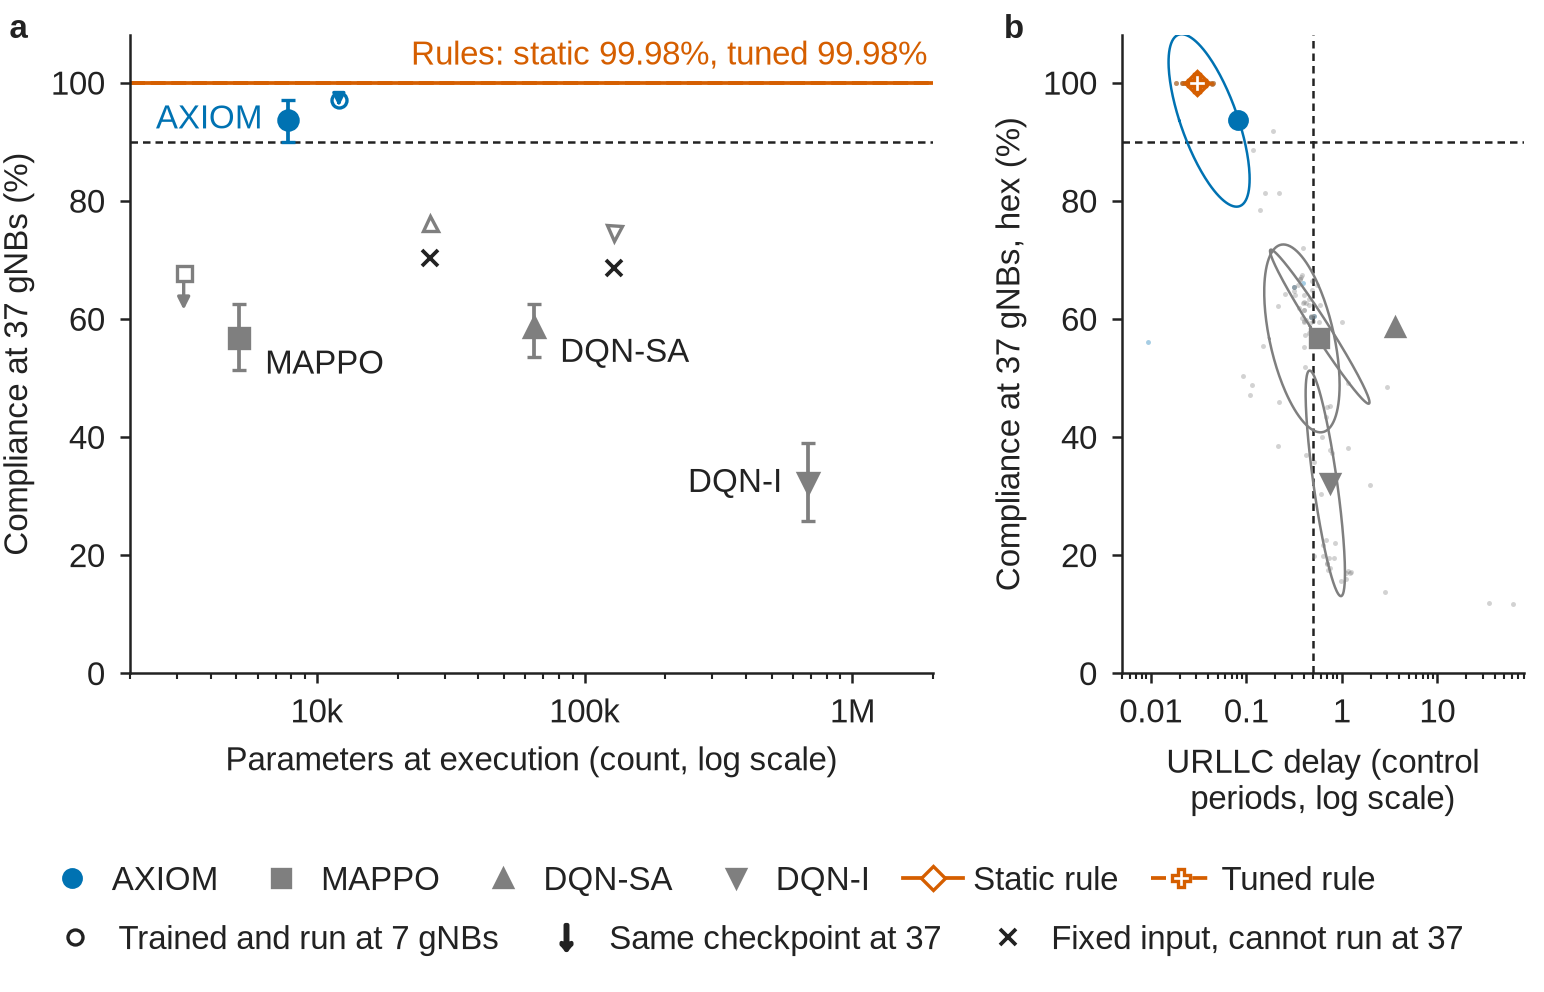

This chart was generated by the following Python code:
#!/usr/bin/env python3
"""Fig. 10, option B: trade-off scatter. Every value comes from data.json (data.py).

a, parameters at execution (log) against priority-slice compliance at 37 gNBs (Env A). Learned controllers trained at
37 gNBs as points with 95% bootstrap CIs; rules as horizontal reference lines. For AXIOM and MAPPO an arrow runs from
the 7-gNB checkpoint's compliance at 7 gNBs to the same checkpoint's compliance at 37 gNBs (measured, M92). DQN-SA and
DQN-I are marked at their 7-gNB size with a cross, since their input size is fixed.
b, URLLC backlog delay (log) against compliance at 37 gNBs on the hex layout, paired per seed; ellipses are one
standard deviation of the per-seed points, covariance taken in log10 delay and compliance.
Run: python fig10_B.py
"""
import os
import sys

import numpy as np
import matplotlib as mpl

sys.path.insert(0, os.path.dirname(os.path.abspath(__file__)))
import style as S  # noqa: E402
from data import load  # noqa: E402

S.setup()
import matplotlib.pyplot as plt  # noqa: E402

D = load()
LBL = {"axiom2": (0.8, 0.0, "right"), "mappo_tuned": (1.25, -4.5, "left"), "single_agent_dqn": (1.25, -4.5, "left"),
       "independent_dqn": (0.8, 0.0, "right")}
XOFF = {"axiom2": 1.55, "mappo_tuned": 0.62}       # arrows drawn beside the 37-gNB point so the two never overlap


def panel_a(ax):
    P, sla, c7, tr = D["params"], D["sla37"], D["compliance7"], D["transfer37"]
    ax.axhline(90, color=S.INK, lw=0.6, ls=(0, (3, 2)), zorder=1)
    for a, ls in (("rule_static", "-"), ("rule_local", (0, (4, 1.5)))):
        if a in sla:
            ax.axhline(sla[a]["mean"], color=S.RULE, lw=0.9, ls=ls, zorder=1)
    for a in S.LEARNED:
        m, (lo, hi) = sla[a]["mean"], sla[a]["ci95"]
        x = P[a]["37"]
        ax.errorbar([x], [m], yerr=[[m - lo], [hi - m]], color=S.COLOR[a], elinewidth=0.9, capsize=1.6, capthick=0.6, zorder=3,
                    **S.marker_kw(a, ms=4.6))
        f, dy, ha = LBL[a]
        ax.text(x * f, m + dy, S.NAME[a], ha=ha, va="center", color=S.AX if a == "axiom2" else S.INK)
    for a in ("axiom2", "mappo_tuned"):
        x7 = P[a]["7"] * XOFF[a]
        y0, y1 = c7[a]["mean"], tr[a]["mean"]
        ax.plot([x7], [y0], marker=S.MARKER[a], ms=3.6, mec=S.COLOR[a], mfc="white", mew=0.8, ls="none", zorder=4)
        ax.annotate("", xy=(x7, y1), xytext=(x7, y0), arrowprops=dict(arrowstyle="-|>", color=S.COLOR[a], lw=0.8,
                    mutation_scale=6, shrinkA=2.2, shrinkB=0), zorder=4)
    for a in ("single_agent_dqn", "independent_dqn"):
        x7, y0 = P[a]["7"], c7[a]["mean"]
        ax.plot([x7], [y0], marker=S.MARKER[a], ms=3.6, mec=S.COLOR[a], mfc="white", mew=0.8, ls="none", zorder=4)
        ax.plot([x7], [y0 - 6], marker="x", ms=4.0, mec=S.INK, mew=0.9, ls="none", zorder=4)
    ax.set_xscale("log"); ax.set_xlim(2e3, 2e6); ax.set_ylim(0, 108)
    ax.set_xticks([1e4, 1e5, 1e6]); ax.set_xticklabels(["10k", "100k", "1M"])
    ax.xaxis.set_minor_formatter(mpl.ticker.NullFormatter())
    ax.set_xlabel("Parameters at execution (count, log scale)")
    ax.set_ylabel("Compliance at 37 gNBs (%)")
    txt = f"Rules: static {sla['rule_static']['mean']:.2f}%, " + (f"tuned {sla['rule_local']['mean']:.2f}%" if "rule_local" in sla else "tuned n/t")
    ax.text(1.9e6, 104.5, txt, ha="right", va="center", color=S.RULE)


def ellipse(ax, x, y, color, ls="-"):
    lx = np.log10(np.asarray(x)); y = np.asarray(y)
    if len(lx) < 3 or np.allclose(np.cov(lx, y), 0):
        return
    C = np.cov(lx, y)
    w, V = np.linalg.eigh(C)
    t = np.linspace(0, 2 * np.pi, 200)
    pts = V @ (np.sqrt(np.maximum(w, 0))[:, None] * np.vstack([np.cos(t), np.sin(t)]))
    ax.plot(10 ** (lx.mean() + pts[0]), y.mean() + pts[1], color=color, lw=0.6, ls=ls, zorder=2)


def panel_b(ax):
    sla, dl = D["sla37"], D["delay37"]
    for a in S.ORDER:
        sk = "axiom2_hex" if a == "axiom2" else a
        if sk not in sla or a not in dl:
            continue
        common = sorted(set(sla[sk]["per_seed"]) & set(dl[a]["per_seed"]))
        x = [dl[a]["per_seed"][s] for s in common]; y = [sla[sk]["per_seed"][s] for s in common]
        ax.scatter(x, y, s=1.4, c=S.COLOR[a], alpha=0.35, lw=0, zorder=2)
        ellipse(ax, x, y, S.COLOR[a], ls="-" if a in S.LEARNED else (0, (3, 1.5)))
        ax.plot([np.mean(x)], [np.mean(y)], zorder=4, **S.marker_kw(a, ms=4.2))
    ax.axhline(90, color=S.INK, lw=0.6, ls=(0, (3, 2)), zorder=1)
    ax.axvline(0.5, color=S.INK, lw=0.6, ls=(0, (3, 2)), zorder=1)
    ax.set_xscale("log"); ax.set_ylim(0, 108); ax.set_xlim(5e-3, 80)
    ax.set_xticks([0.01, 0.1, 1, 10]); ax.set_xticklabels(["0.01", "0.1", "1", "10"])
    ax.xaxis.set_minor_formatter(mpl.ticker.NullFormatter())
    ax.set_xlabel("URLLC delay (control\nperiods, log scale)")
    ax.set_ylabel("Compliance at 37 gNBs, hex (%)")


def main():
    Hmm = 84.0
    fig = plt.figure(figsize=(S.WIDTH_IN, Hmm / 25.4))
    fw = lambda mm: mm / S.WIDTH_MM; fh = lambda mm: mm / Hmm
    axa = fig.add_axes([fw(11), fh(27), fw(68), fh(54)])
    axb = fig.add_axes([fw(95), fh(27), fw(34), fh(54)])
    panel_a(axa); panel_b(axb)
    fig.text(fw(0.8), fh(81.5), "a", fontweight="bold", va="center")
    fig.text(fw(85), fh(81.5), "b", fontweight="bold", va="center")
    from matplotlib.lines import Line2D
    hs = [Line2D([], [], label=S.NAME[a], **S.marker_kw(a, ms=4.2)) for a in S.LEARNED]
    hs += [Line2D([], [], color=S.RULE, lw=0.9, ls="-", label="Static rule", **{k: v for k, v in S.marker_kw("rule_static", ms=4.2).items() if k != "ls"}),
           Line2D([], [], color=S.RULE, lw=0.9, ls=(0, (4, 1.5)), label="Tuned rule", **{k: v for k, v in S.marker_kw("rule_local", ms=4.2).items() if k != "ls"})]
    hs += [Line2D([], [], marker="o", ms=3.6, mec=S.INK, mfc="white", mew=0.8, ls="none", label="Trained and run at 7 gNBs"),
           Line2D([], [], marker=r"$\downarrow$", ms=6, color=S.INK, ls="none", label="Same checkpoint at 37"),
           Line2D([], [], marker="x", ms=4, mec=S.INK, mew=0.9, ls="none", label="Fixed input, cannot run at 37")]
    fig.legend(handles=hs[:6], loc="lower left", ncol=6, frameon=False, bbox_to_anchor=(fw(1), fh(5.5)), handletextpad=0.3,
               columnspacing=1.0, handlelength=1.8)
    fig.legend(handles=hs[6:], loc="lower left", ncol=3, frameon=False, bbox_to_anchor=(fw(1), fh(0.5)), handletextpad=0.3,
               columnspacing=1.0)
    return S.save(fig, "fig10_B")


if __name__ == "__main__":
    main()
